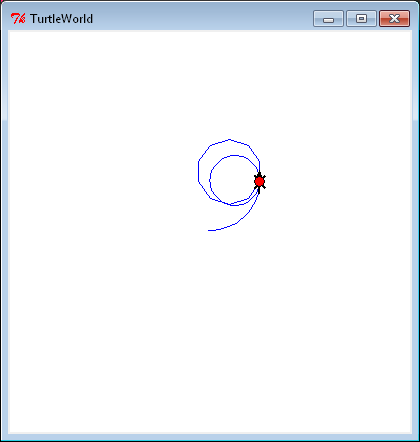

Generate this figure with Python:
import math
from swampy.TurtleWorld import *
world = TurtleWorld()

def polyline(t, n, length, angle):
	"""Draws n line segments with the given length and
	angle (in degrees) between them.  t is a turtle
	"""
	for i in range(n):
		fd(t, length)
		lt(t, angle)

def polygon(t, n, length):
	angle = 360.0 / n
	polyline(t, n, length, angle)

def arc(t, r, angle):
	arc_length = 2 * math.pi * r * angle / 360
	n = int(arc_length/3) + 1
	step_length = arc_length / n
	step_angle = float(angle) /n
	polyline(t, n, step_length, step_angle)

def circle(t, r):
	arc(t, r, 360)

t = Turtle()
t.delay = 0.01
arc(t,50,90)
polygon(t,10,20)
circle(t,25)
wait_for_user()
